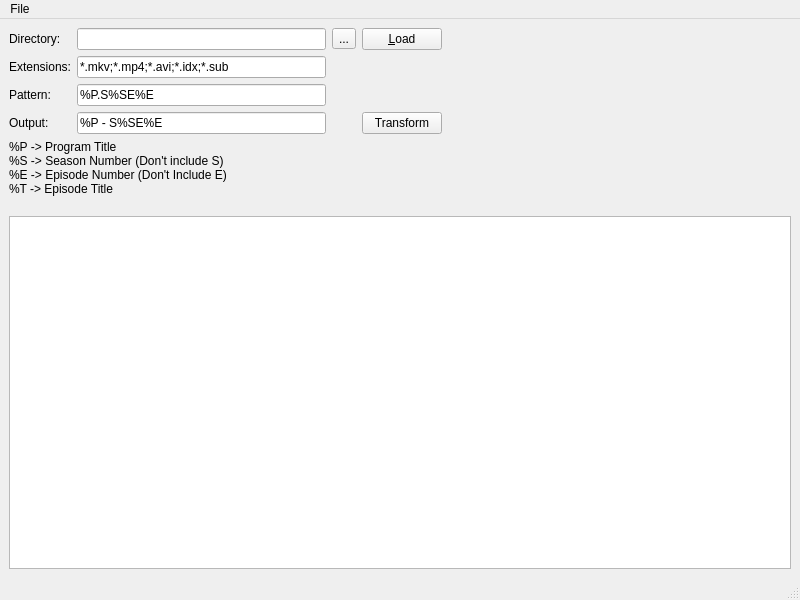
<?xml version="1.0" encoding="UTF-8"?>
<ui version="4.0">
 <class>CMainWindow</class>
 <widget class="QMainWindow" name="CMainWindow">
  <property name="geometry">
   <rect>
    <x>0</x>
    <y>0</y>
    <width>800</width>
    <height>600</height>
   </rect>
  </property>
  <property name="windowTitle">
   <string>Automatic File Renamer</string>
  </property>
  <property name="windowIcon">
   <iconset resource="application.qrc">
    <normaloff>:/resources/rename.png</normaloff>:/resources/rename.png</iconset>
  </property>
  <widget class="QWidget" name="centralwidget">
   <layout class="QGridLayout" name="gridLayout">
    <item row="0" column="4">
     <spacer name="horizontalSpacer">
      <property name="orientation">
       <enum>Qt::Horizontal</enum>
      </property>
      <property name="sizeHint" stdset="0">
       <size>
        <width>343</width>
        <height>20</height>
       </size>
      </property>
     </spacer>
    </item>
    <item row="2" column="1">
     <widget class="QLineEdit" name="inPattern">
      <property name="text">
       <string>%P.S%SE%E</string>
      </property>
     </widget>
    </item>
    <item row="0" column="2">
     <widget class="QToolButton" name="btnSelectDir">
      <property name="text">
       <string>...</string>
      </property>
      <property name="icon">
       <iconset resource="application.qrc">
        <normaloff>:/resources/open.png</normaloff>:/resources/open.png</iconset>
      </property>
     </widget>
    </item>
    <item row="0" column="3">
     <widget class="QPushButton" name="btnLoad">
      <property name="text">
       <string>&amp;Load</string>
      </property>
     </widget>
    </item>
    <item row="0" column="0">
     <widget class="QLabel" name="label">
      <property name="text">
       <string>Directory:</string>
      </property>
     </widget>
    </item>
    <item row="3" column="1">
     <widget class="QLineEdit" name="outPattern">
      <property name="text">
       <string>%P - S%SE%E</string>
      </property>
     </widget>
    </item>
    <item row="0" column="1">
     <widget class="QLineEdit" name="directory"/>
    </item>
    <item row="3" column="0">
     <widget class="QLabel" name="label_4">
      <property name="text">
       <string>Output:</string>
      </property>
     </widget>
    </item>
    <item row="3" column="3">
     <widget class="QPushButton" name="btnTransform">
      <property name="text">
       <string>Transform</string>
      </property>
     </widget>
    </item>
    <item row="2" column="0">
     <widget class="QLabel" name="label_2">
      <property name="text">
       <string>Pattern:</string>
      </property>
     </widget>
    </item>
    <item row="5" column="0" colspan="5">
     <widget class="QTreeView" name="files">
      <property name="editTriggers">
       <set>QAbstractItemView::NoEditTriggers</set>
      </property>
      <property name="alternatingRowColors">
       <bool>true</bool>
      </property>
      <property name="sortingEnabled">
       <bool>true</bool>
      </property>
     </widget>
    </item>
    <item row="1" column="0">
     <widget class="QLabel" name="label_5">
      <property name="text">
       <string>Extensions:</string>
      </property>
     </widget>
    </item>
    <item row="1" column="1">
     <widget class="QLineEdit" name="extensions">
      <property name="text">
       <string>*.mkv;*.mp4;*.avi;*.idx;*.sub</string>
      </property>
     </widget>
    </item>
    <item row="4" column="0" colspan="5">
     <widget class="QLabel" name="label_3">
      <property name="text">
       <string>%P -&gt; Program Title
%S -&gt; Season Number (Don't include S)
%E -&gt; Episode Number (Don't Include E)
%T -&gt; Episode Title
</string>
      </property>
     </widget>
    </item>
   </layout>
  </widget>
  <widget class="QMenuBar" name="menubar">
   <property name="geometry">
    <rect>
     <x>0</x>
     <y>0</y>
     <width>800</width>
     <height>21</height>
    </rect>
   </property>
   <widget class="QMenu" name="menuFile">
    <property name="title">
     <string>File</string>
    </property>
    <addaction name="actionSetDirectory"/>
    <addaction name="separator"/>
    <addaction name="actionExit"/>
   </widget>
   <addaction name="menuFile"/>
  </widget>
  <widget class="QStatusBar" name="statusbar"/>
  <action name="actionSetDirectory">
   <property name="text">
    <string>Set &amp;Directory...</string>
   </property>
  </action>
  <action name="actionExit">
   <property name="text">
    <string>E&amp;xit</string>
   </property>
  </action>
 </widget>
 <tabstops>
  <tabstop>directory</tabstop>
  <tabstop>btnSelectDir</tabstop>
  <tabstop>btnLoad</tabstop>
  <tabstop>extensions</tabstop>
  <tabstop>inPattern</tabstop>
  <tabstop>outPattern</tabstop>
  <tabstop>btnTransform</tabstop>
  <tabstop>files</tabstop>
 </tabstops>
 <resources>
  <include location="application.qrc"/>
 </resources>
 <connections>
  <connection>
   <sender>actionExit</sender>
   <signal>triggered()</signal>
   <receiver>CMainWindow</receiver>
   <slot>close()</slot>
   <hints>
    <hint type="sourcelabel">
     <x>-1</x>
     <y>-1</y>
    </hint>
    <hint type="destinationlabel">
     <x>399</x>
     <y>299</y>
    </hint>
   </hints>
  </connection>
 </connections>
</ui>
